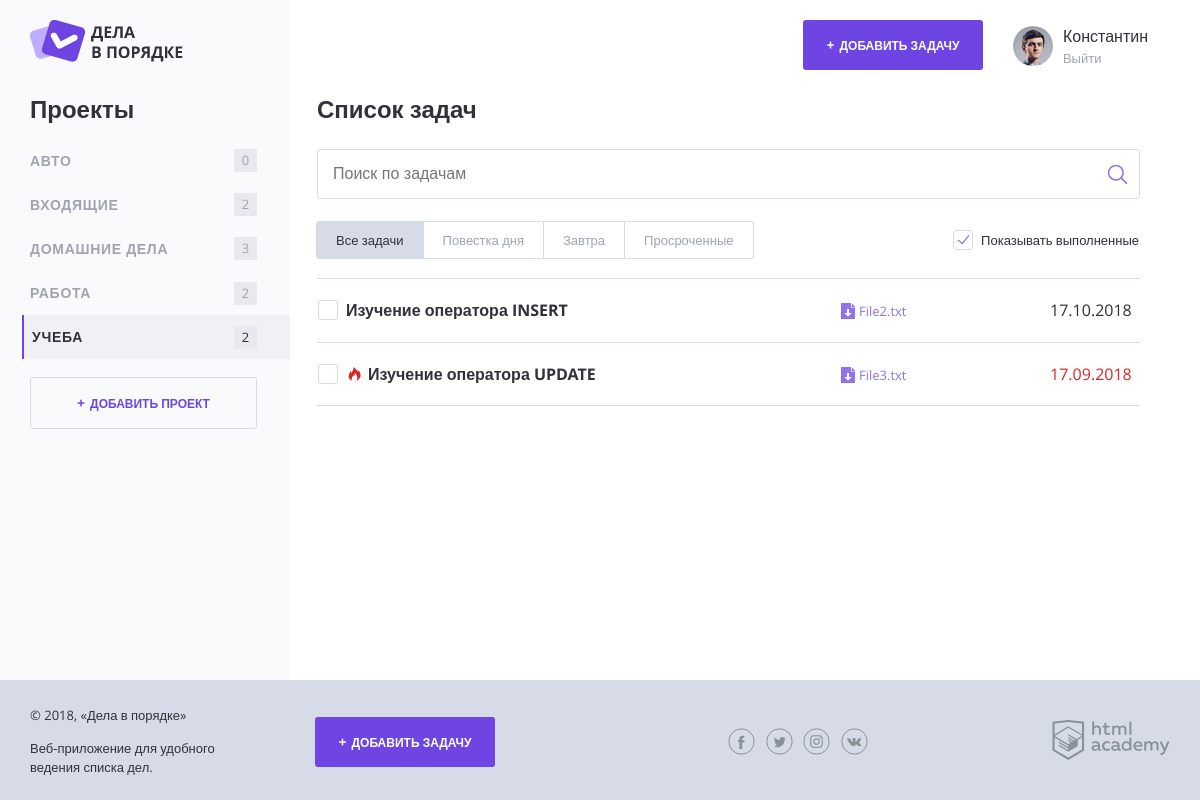
The page /index.php?project_id=2 on the database its author committed.
### tables this page shows
CREATE TABLE IF NOT EXISTS `projects` (
  `id` int(10) unsigned NOT NULL AUTO_INCREMENT COMMENT 'Идентификатор',
  `id_user` int(10) unsigned NOT NULL COMMENT 'Идентификатор Пользователя',
  `project_name` varchar(255) NOT NULL COMMENT 'Наименование Проекта',
  PRIMARY KEY (`id`),
  KEY `FK_projects_users` (`id_user`),
  FULLTEXT KEY `project_name` (`project_name`),
  CONSTRAINT `FK_projects_users` FOREIGN KEY (`id_user`) REFERENCES `users` (`id`)
);

CREATE TABLE IF NOT EXISTS `tasks` (
  `id` int(10) unsigned NOT NULL AUTO_INCREMENT COMMENT 'Идентификатор',
  `id_user` int(10) unsigned NOT NULL COMMENT 'Идентификатор Пользователя',
  `id_project` int(10) unsigned NOT NULL COMMENT 'Идентификатор Проекта',
  `date_create` datetime NOT NULL COMMENT 'Дата создания Задачи',
  `date_completion` datetime NOT NULL COMMENT 'Дата и время, когда задача была выполнена',
  `status` bit(1) NOT NULL DEFAULT b'0' COMMENT 'Число (1 или 0), означающее, была ли выполнена задача. По умолчанию ноль.',
  `task_name` varchar(255) NOT NULL COMMENT 'Название задачи',
  `file_name` varchar(255) NOT NULL COMMENT 'Ссылка на файл',
  `date_deadline` datetime NOT NULL COMMENT 'Дата и время, до которого задача должна быть выполнена',
  PRIMARY KEY (`id`),
  KEY `FK_tasks_users` (`id_user`),
  KEY `FK_tasks_projects` (`id_project`),
  FULLTEXT KEY `task_name` (`task_name`),
  CONSTRAINT `FK_tasks_projects` FOREIGN KEY (`id_project`) REFERENCES `projects` (`id`),
  CONSTRAINT `FK_tasks_users` FOREIGN KEY (`id_user`) REFERENCES `users` (`id`)
);

### functions.php (called while the page is built, shortened)
<?php
function include_template($name, $data) {
    $name = "templates/" . $name;
    extract($data);
    require_once $name;
    $result = ob_get_clean();
    return $result;
}
function isImportant($checking_date) {
    $marker = "";
    if ($checking_date !="1970-01-01 00:00:00") {
        $checking_timestamp = strtotime($checking_date);
        $now = time();
        $checking_timestamp = floor(($checking_timestamp - $now)/3600);
        if ($checking_timestamp <= 24) {
            $marker = "task--important";
        }
    }
    return $marker;
}
function showDate($DateTime) {
    global $dateFormat;
    if($DateTime == "1970-01-01 00:00:00") {
        $showDate = "";
    } else {
        $showDate = date_create($DateTime);
        $showDate = date_format($showDate, $dateFormat);
    }
    return $showDate;
}
?>

### templates/index.php (the view, shortened to what this page needs)
<h2 class="content__main-heading">Список задач</h2>
<form class="search-form" action="index.php" method="post">
    <input class="search-form__input" type="text" name="" value="" placeholder="Поиск по задачам">
    <input class="search-form__submit" type="submit" name="" value="Искать">
</form>
<div class="tasks-controls">
    <nav class="tasks-switch">
        <a href="/" class="tasks-switch__item tasks-switch__item--active">Все задачи</a>
        <a href="/" class="tasks-switch__item">Повестка дня</a>
        <a href="/" class="tasks-switch__item">Завтра</a>
        <a href="/" class="tasks-switch__item">Просроченные</a>
    </nav>
    <label class="checkbox">
        <span class="checkbox__text">Показывать выполненные</span>
    </label>
</div>
<table class="tasks">
    <?php foreach ($taskList as $key => $val) { ?>
        <?php if($val["status"] == 1) { ?>
            <?php if ($show_complete_tasks) { ?>
                <tr class="tasks__item task task--completed">
                    <td class="task__select">
                        <label class="checkbox task__checkbox">
                            <input class="checkbox__input visually-hidden" type="checkbox" checked>
                            <span class="checkbox__text"><?=htmlspecialchars($val["task_name"]);?></span>
                        </label>
                    </td>
                    <td class="task__file">
                        <?php if ($val["file_name"] != "") { ?>
                            <a class="download-link" href="uploads/<?=$val["file_name"]?>" download><?=htmlspecialchars($val["file_name"]);?></a>
                        <?php } ?>
                    </td>
                    <td class="task__date"><?=showDate($val["date_deadline"]);?></td>
                </tr>
            <?php } ?>
        <?php } else { ?>
            <tr class="tasks__item task <?=isImportant($val["date_deadline"]);?>">
                <td class="task__select">
                    <label class="checkbox task__checkbox">
                        <span class="checkbox__text"><?=htmlspecialchars($val['task_name']);?></span>
                    </label>
                </td>
                <td class="task__file">
                    <?php if ($val["file_name"] != "") { ?>
                        <a class="download-link" href="uploads/<?=$val["file_name"]?>" download><?=htmlspecialchars($val["file_name"]);?></a>
                    <?php } ?>
                </td>
                <td class="task__date"><?=showDate($val["date_deadline"]);?></td>
            </tr>
        <?php } ?>
        <?php
    } ?>
</table>

### templates/layout.php (shortened to what this page needs)
<!DOCTYPE html>
<html lang="ru">
<head>
    <link rel="stylesheet" href="css/normalize.css">
    <link rel="stylesheet" href="css/style.css">
    <link rel="stylesheet" href="css/flatpickr.min.css">
</head>
<body>
<div class="page-wrapper">
    <div class="container container--with-sidebar">
        <header class="main-header">
            <a href="/">
                <img src="img/logo.png" width="153" height="42" alt="Логотип Дела в порядке">
            </a>
            <div class="main-header__side">
                <a class="main-header__side-item button button--plus open-modal" href="add.php">Добавить задачу</a>
                <div class="main-header__side-item user-menu">
                    <div class="user-menu__image">
                        <img src="img/user-pic.jpg" width="40" height="40" alt="Пользователь">
                    </div>
                    <div class="user-menu__data">
                        <p>Константин</p>
                        <a href="#">Выйти</a>
                    </div>
                </div>
            </div>
        </header>
        <div class="content">
            <section class="content__side">
                <h2 class="content__side-heading">Проекты</h2>
                <nav class="main-navigation">
                    <ul class="main-navigation__list">
                        <?php foreach ($projectList as $key => $val) { ?>
                            <?php if ($active_project == $val["id"]) { ?>
                                <li class="main-navigation__list-item main-navigation__list-item--active">
                            <?php } else { ?>
                                <li class="main-navigation__list-item">
                            <?php }?>
                                <a class="main-navigation__list-item-link" href="/?project_id=<?=$val["id"]; ?>"><?=htmlspecialchars($val["project_name"]); ?></a>
                                <span class="main-navigation__list-item-count">
                                    <?=$val["task_count"]; ?>
                                </span>
                            </li>
                        <?php } ?>
                    </ul>
                </nav>
                <a class="button button--transparent button--plus content__side-button"
                   href="addproject.php" target="project_add">Добавить проект</a>
            </section>
            <main class="content__main"><?= $page_content; ?></main>
        </div>
    </div>
</div>
<footer class="main-footer">
    <div class="container">
        <div class="main-footer__copyright">
            <p>© 2018, «Дела в порядке»</p>
            <p>Веб-приложение для удобного ведения списка дел.</p>
        </div>
        <a class="main-footer__button button button--plus" href="add.php">Добавить задачу</a>
        <div class="main-footer__social social">
            <a class="social__link social__link--facebook" href="#">
            </a>
            <a class="social__link social__link--twitter" href="#">
            </a>
            <a class="social__link social__link--instagram" href="#">
            </a>
            <a class="social__link social__link--vkontakte" href="#">
            </a>
        </div>
        <div class="main-footer__developed-by">
            <a href="https://htmlacademy.ru/intensive/php">
                <img src="img/htmlacademy.svg" alt="HTML Academy" width="118" height="40">
            </a>
        </div>
    </div>
</footer>
</body>
</html>

### rows shown on the page
projects: project_name "АВТО", task_count "0"
projects: project_name "ВХОДЯЩИЕ", task_count "2"
projects: project_name "ДОМАШНИЕ ДЕЛА", task_count "3"
projects: project_name "РАБОТА", task_count "2"
projects: project_name "УЧЕБА", task_count "2"
tasks: task_name "Изучение оператора INSERT", file_name "File2.txt", date_deadline "17.10.2018"
tasks: task_name "Изучение оператора UPDATE", file_name "File3.txt", date_deadline "17.09.2018"
